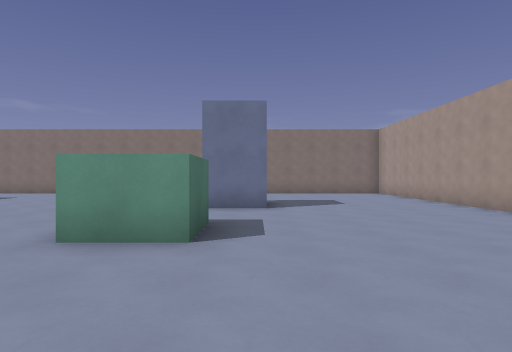
View 1 (above)

16 first-person views from a walk through a 3-D level made in the Godot game engine. The camera is 1.5 m above the floor, looks level and sees 75° across. The floor is counted in squares, 2 m on a side. Each view is taken from the middle of a square. On the plan, view 1 faces up. The plan holds only what a view shows up to about 11 squares ahead; the rest is blank.

View 2
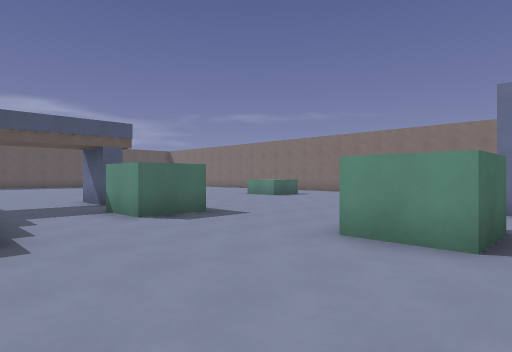

View 3
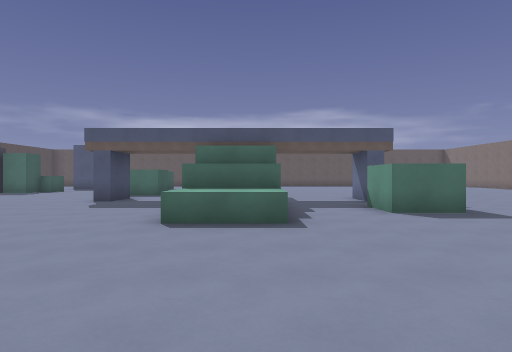

View 4
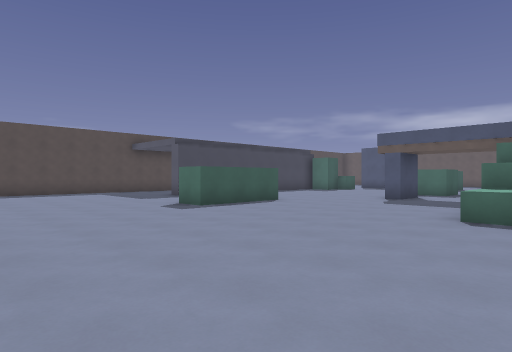

View 5
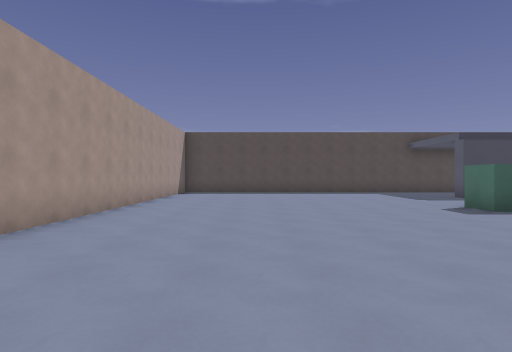

View 6
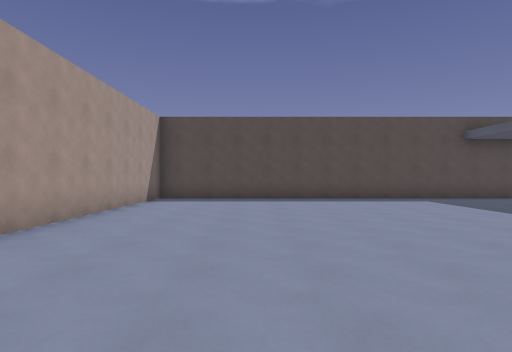

View 7
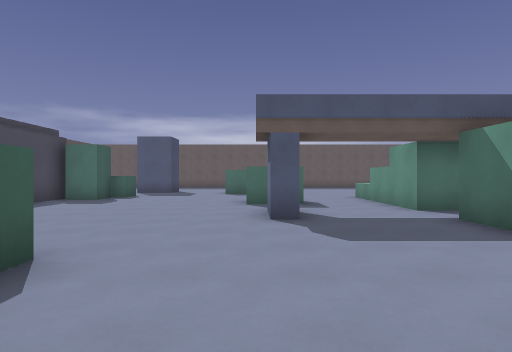

View 8
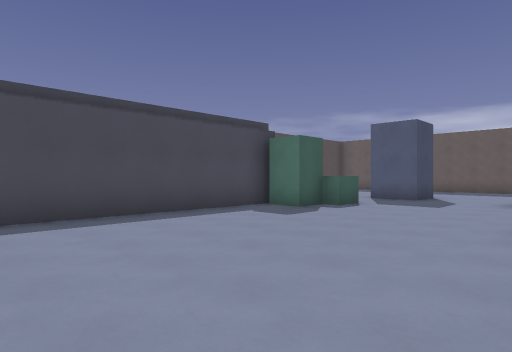

View 9
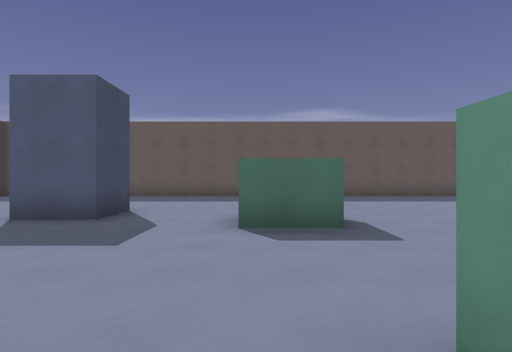

View 10
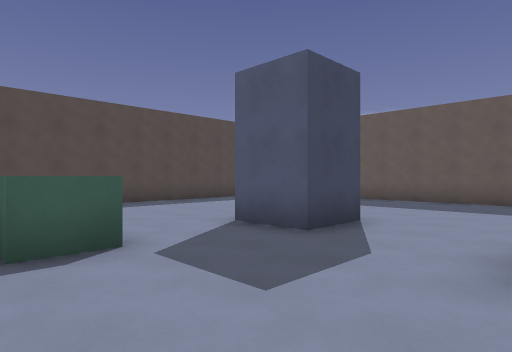

View 11
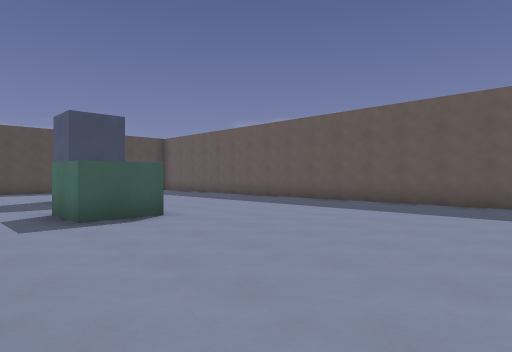

View 12
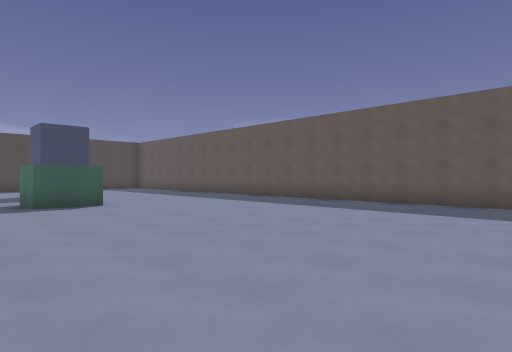

View 13
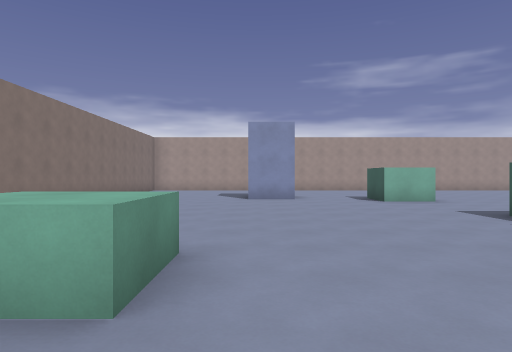

View 14
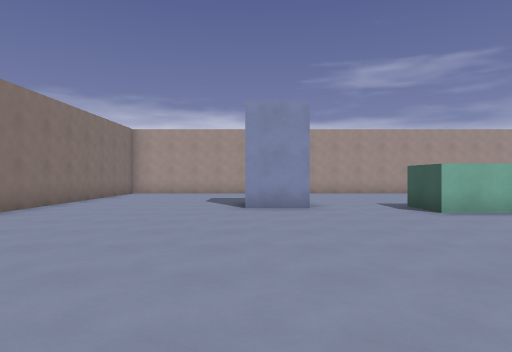

View 15
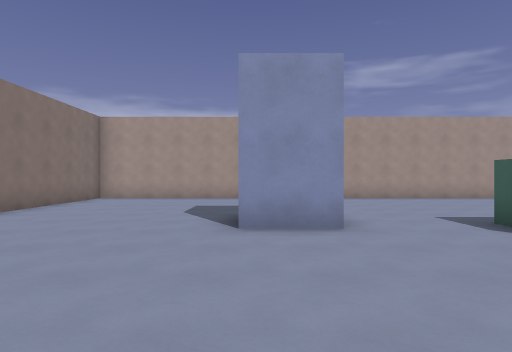

View 16
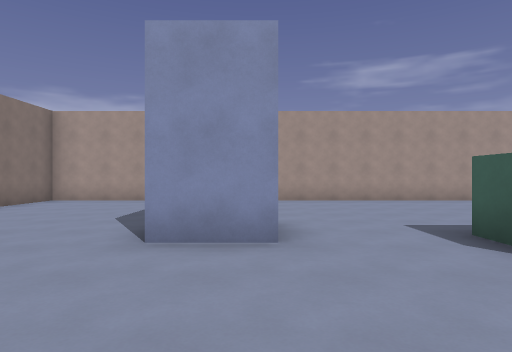

### Floor plan
Points are (right, up) in squares from view 1. A wall is a line through its corners. A room is listed if a view was taken in it or the views show most of it. See-through windows are left out.
Room 1 (views 1, 2, 3, 4, 5, 6, 7, 8, 9, 10, 11, 12, 13, 14, 15, 16)
walls: (-10.2, -0.5) (-10.2, -1.5) (-14, -1.5); (-7.5, -1.5) (-8.8, -1.5); (-5.7, 0.5) (-5.7, -1.5); (-11.8, -3.8) (-11.8, -5.2); (-5.7, 4.2) (-5.7, 2.8) (-7.2, 2.8); (-6.1, -7) (-3, -7) (-3, -8); (-2.3, 3.8) (-2.3, 5.2) (-0.7, 5.2) (-0.7, 3.8) (-2.3, 3.8); (-8.8, 9.7) (-10.3, 9.7) (-10.3, 10.4); (-18.4, -4.7) (-16.8, -4.7) (-16.8, -6.2); (-15.5, -9.5) (-14.5, -9.5) (-14.5, -10) (-13.5, -10) (-13.5, -11); (-14, -11.2) (-7.8, -11.2); (5.2, 1.4) (5.2, 14.2) (-5.2, 14.2); (-24.3, 2.9) (-24.3, -5.4); (-24.3, -7.2) (-24.3, -11.4); (-20.4, -15.2) (-15.1, -15.2); (5.2, -15) (5.2, -4.1)
low walls: (-4.3, 0.5) (-4.3, -1.5)
objects: block (-19, -10) to (-18, -9); pillar (-10, -4) to (-9, -4); pillar (-10, 4) to (-9, 4); block (-1, 8) to (0, 9)

Positions as (right, up) in squares from view 1, and headings:
1: (0, 0), facing up
2: (0, 0), facing up-left
3: (1, 0), facing left
4: (2, 0), facing down-left
5: (2, 0), facing down
6: (2, -4), facing down
7: (-3, -5), facing left
8: (-7, -5), facing down-left
9: (-12, -6), facing left
10: (-14, -6), facing down-left
11: (-15, 1), facing down-left
12: (-15, 4), facing down-left
13: (-12, 9), facing right
14: (-9, 9), facing right
15: (-6, 9), facing right
16: (-5, 8), facing right
